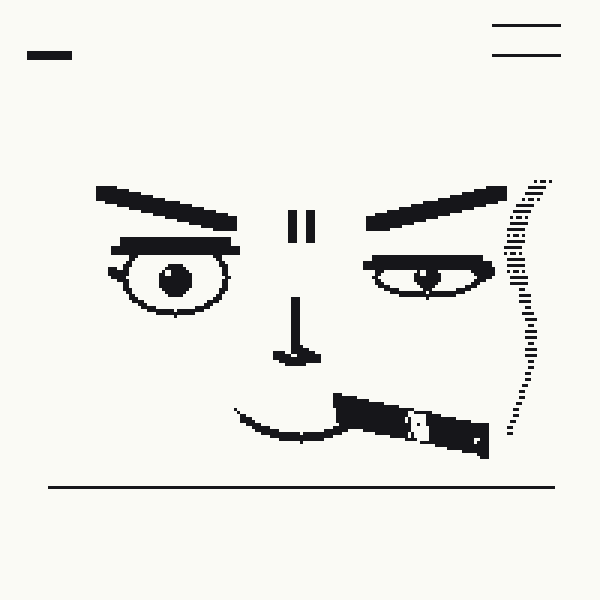
#> input picture projects/copito/scratch/current_file_render.png, 600 x 600 px, found by its file name
$ python compare_side_by_side.py
#> lines starting #> are read from the running program, lines starting #| are printed output that depends on the picture
from PIL import Image

img_curr = Image.open('scratch/current_file_render.png')
#> img_curr is the input picture: PIL image 600x600 RGB; mean R, G, B 235.2, 235.2, 230.8
img_new = Image.open('scratch/rudo_idle_f1_perfect.png')
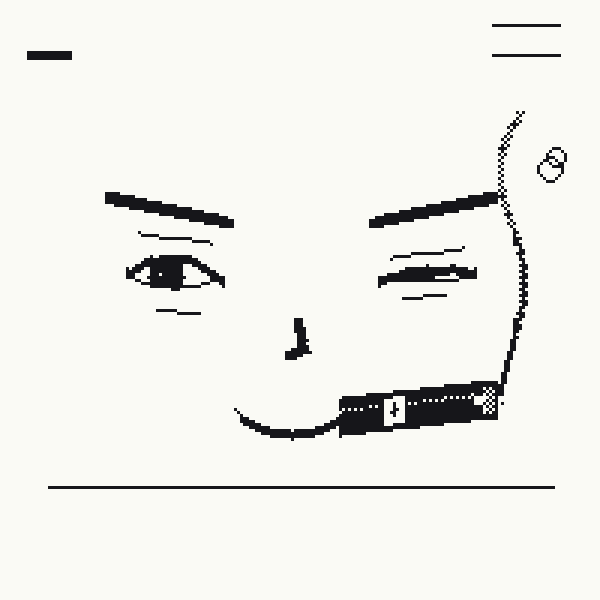
#> input picture projects/copito/scratch/rudo_idle_f1_perfect.png, 600 x 600 px, found by its file name
#> img_new is the input picture: PIL image 600x600 RGB; mean R, G, B 238.6, 238.6, 234.1

w, h = img_curr.size
#> w = 600; h = 600
comp = Image.new('RGB', (w * 2 + 20, h), (200, 200, 200))
#> comp: PIL image 1220x600 RGB; every value is 200
comp.paste(img_curr, (0, 0))
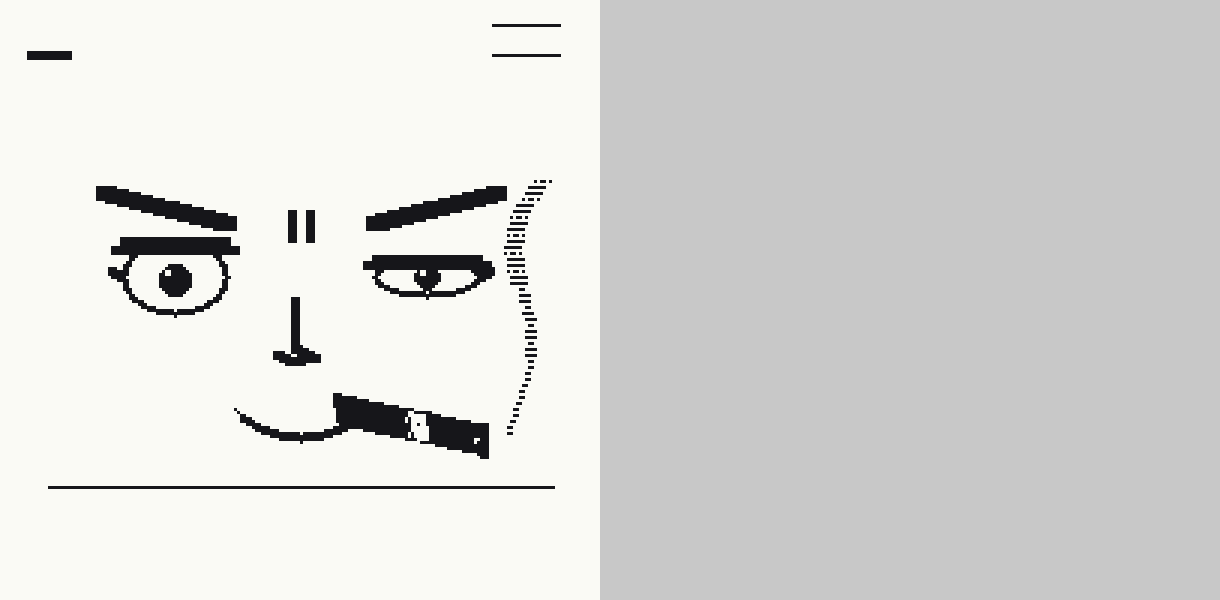
#> comp: PIL image 1220x600 RGB; mean R, G, B 217.3, 217.3, 215.1
comp.paste(img_new, (w + 20, 0))
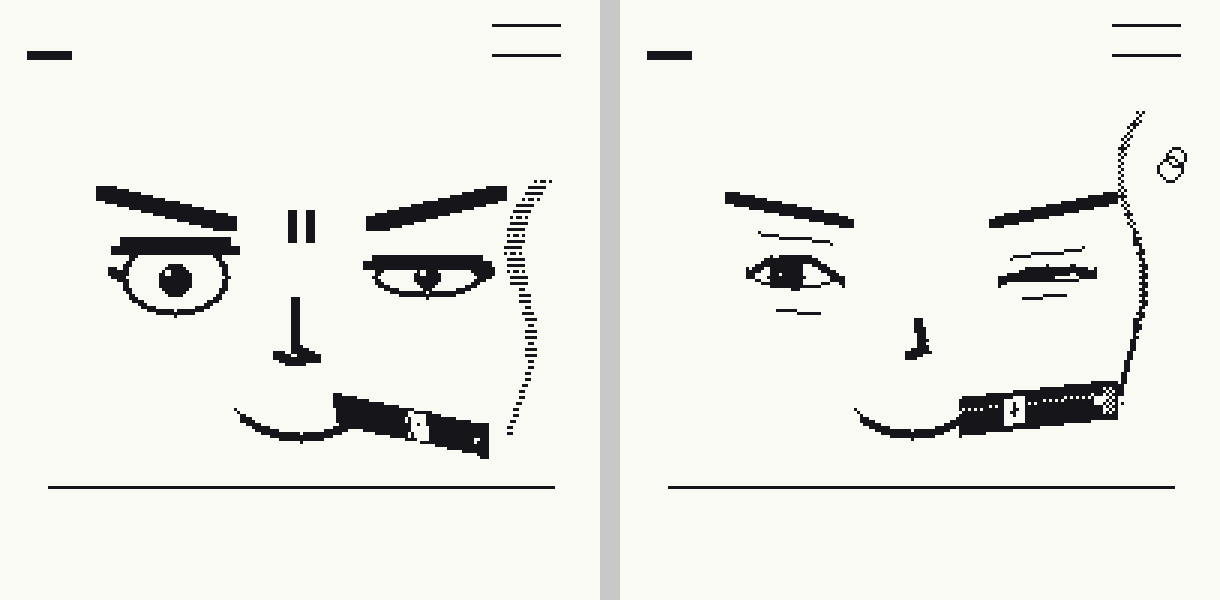
#> comp: PIL image 1220x600 RGB; mean R, G, B 236.3, 236.3, 231.9
comp.save('scratch/side_by_side_comparison.png')
print('Comparison saved!')
